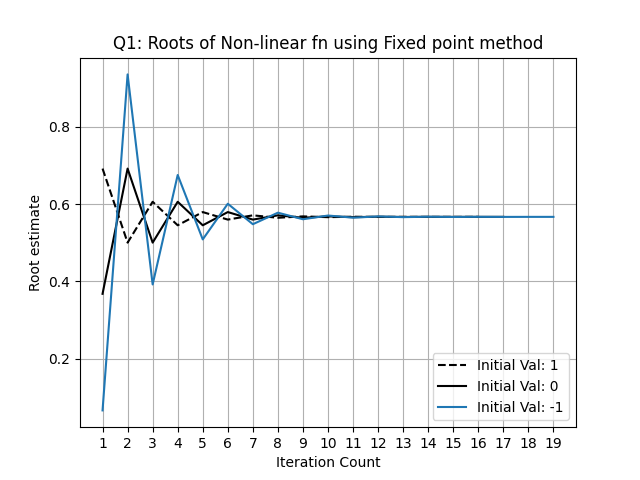

Source code (Python):
import math

from matplotlib import pyplot as plt
from matplotlib.ticker import MultipleLocator
from mypylib import root_fit as rf

g = "math.exp(-x)"

res1 = rf.fixpt(g,0.0001,1)
res2 = rf.fixpt(g,0.0001,0)
res3 = rf.fixpt(g,0.0001,-1)

#file print module
fout = open(r"C:\Main\Study\Sem 5\P346 Computational Phy Lab\Code\A1\Q1 out.txt", "w")
fout.writelines("Root(s) of nonlinear function (Tolerance 10^-4)\n\n" +"\nexp(-x) - x = 0\n\nFixted point function: exp(-x)\n\n"+"Input       Result     No. of iterations\n")
fout.close()
fout = open(r"C:\Main\Study\Sem 5\P346 Computational Phy Lab\Code\A1\Q1 out.txt", "a")
fout.writelines("\n\n")
fout.writelines("1           "+str(float(f'{res1[len(res1)-1][0]:.5f}'))+"       "+str(res1[len(res1)-1][1])+"\n")
fout.writelines("\n")
fout.writelines("0           "+str(float(f'{res2[len(res2)-1][0]:.5f}'))+"       "+str(res2[len(res2)-1][1])+"\n")
fout.writelines("\n")
fout.writelines("-1          "+str(float(f'{res3[len(res3)-1][0]:.5f}'))+"       "+str(res3[len(res3)-1][1])+"\n")
fout.writelines("\n")

fout.close()

#plotting the convergence (extra)

x1 = []
y1 = []
x2 = []
y2 = []
x3 = []
y3 = []

for i in range(1, max(len(res1),len(res2),len(res3))):
    if i < len(res1):
        x1.append(res1[i][1])
        y1.append(res1[i][0])
    if i < len(res2):
        x2.append(res2[i][1])
        y2.append(res2[i][0])
    if i < len(res3):
        x3.append(res3[i][1])
        y3.append(res3[i][0])

fig, ax = plt.subplots()
plt.plot(x1,y1, 'k--',x2,y2,'k', x3,y3)
ax.xaxis.set_major_locator(MultipleLocator(1))
ax.xaxis.set_major_formatter('{x:.0f}')
plt.grid()
plt.legend(('Initial Val: 1','Initial Val: 0','Initial Val: -1'),loc='lower right')
plt.xlabel("Iteration Count")
plt.ylabel("Root estimate")
plt.title("Q1: Roots of Non-linear fn using Fixed point method")
plt.savefig("Q1.png")

